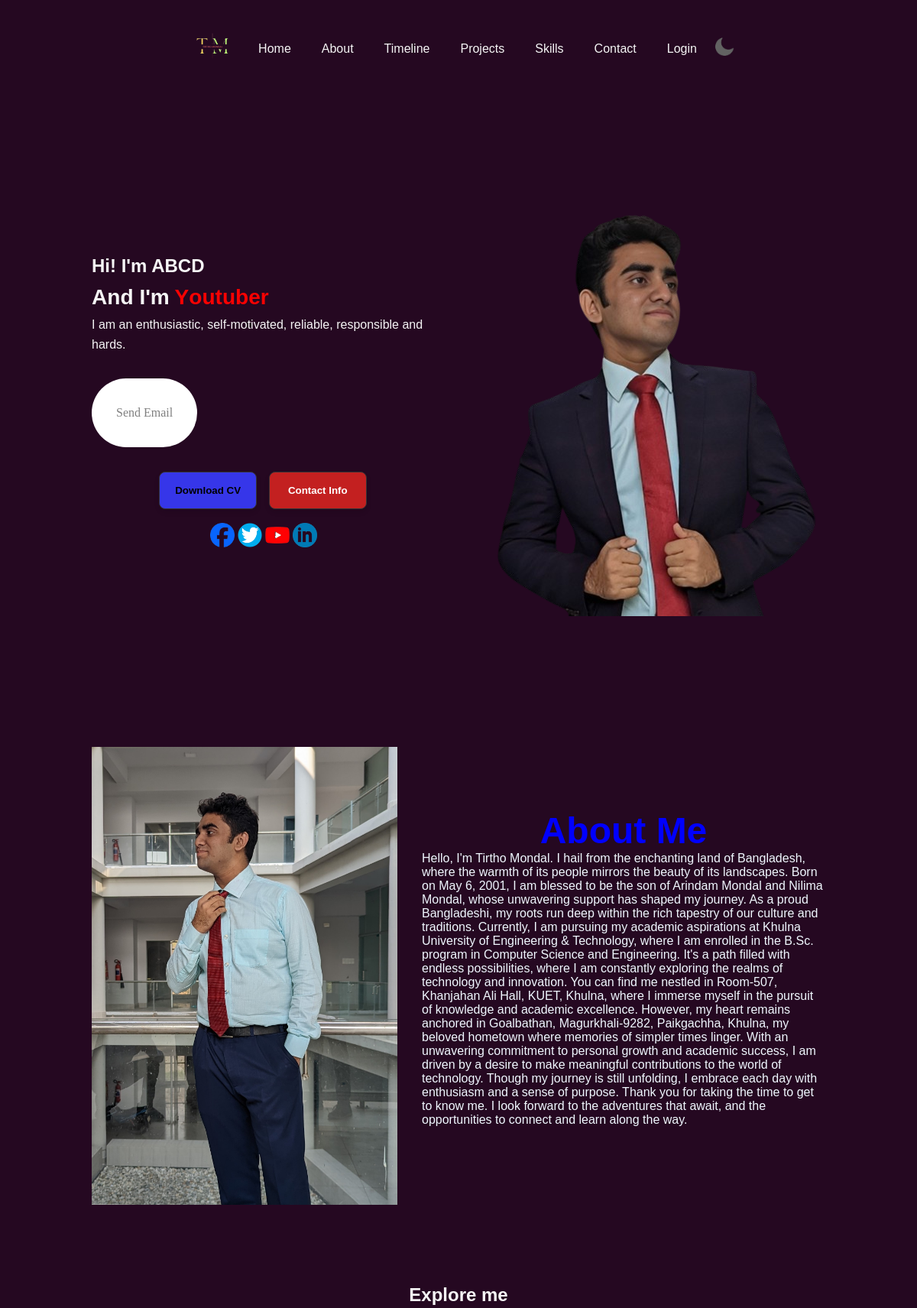
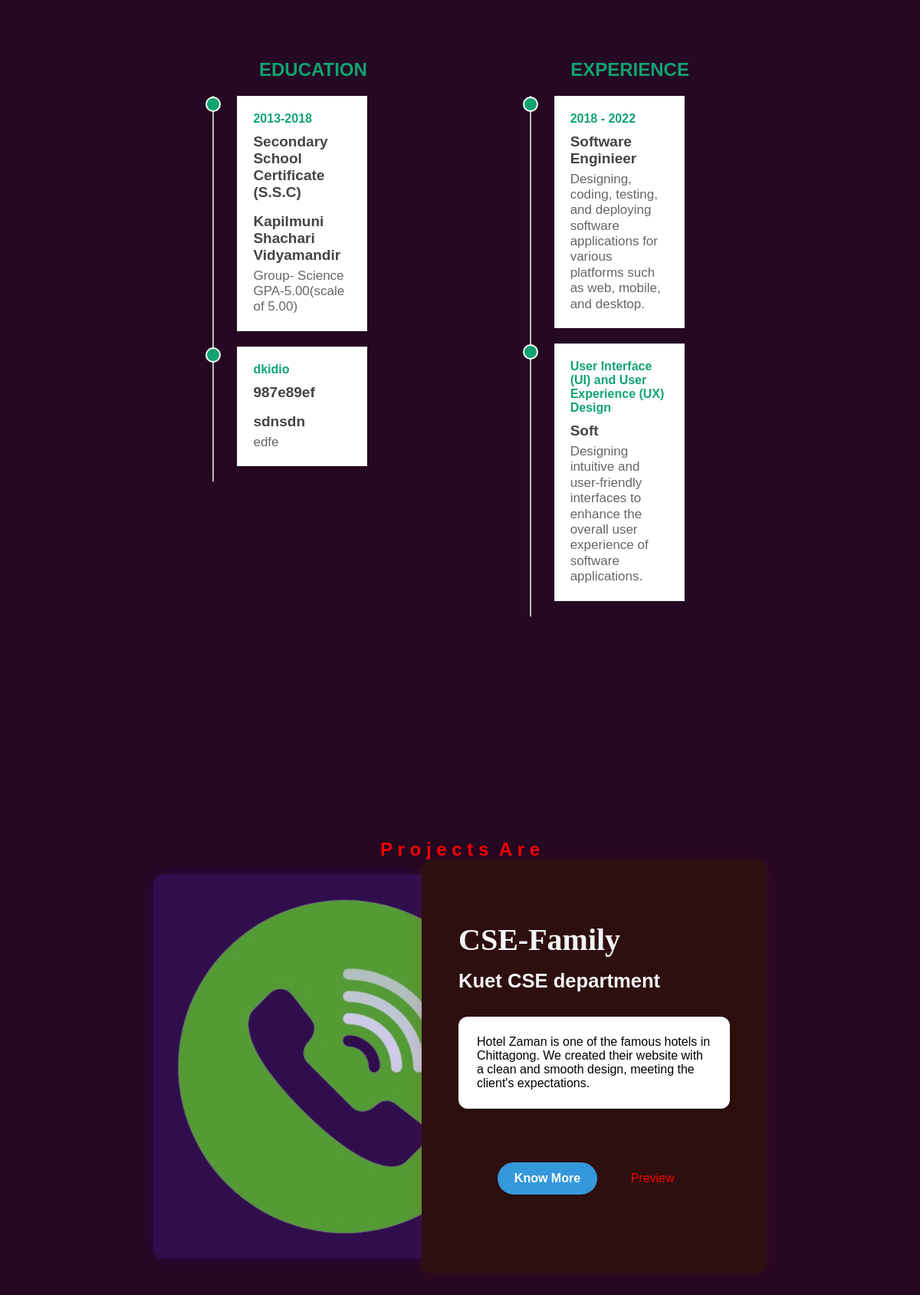
The page / (upper part) on the database its author committed (2 pictures, top to bottom).
### tables this page shows
CREATE TABLE `about` (
  `id` int(11) NOT NULL,
  `name` varchar(255) NOT NULL,
  `description` varchar(5000) NOT NULL,
  `image` varchar(255) NOT NULL,
  `link` varchar(255) NOT NULL
);

CREATE TABLE `social_media_profiles` (
  `id` int(11) NOT NULL,
  `platform` varchar(50) NOT NULL,
  `img` varchar(255) NOT NULL,
  `alt` varchar(255) NOT NULL,
  `link` varchar(255) NOT NULL
);

CREATE TABLE `about_me_content` (
  `id` int(11) NOT NULL,
  `image_path` varchar(255) NOT NULL,
  `about_content` text NOT NULL
);

CREATE TABLE `education` (
  `id` int(11) NOT NULL,
  `date_range` varchar(100) DEFAULT NULL,
  `institution` varchar(100) DEFAULT NULL,
  `degree` varchar(100) DEFAULT NULL,
  `details` varchar(255) DEFAULT NULL
);

CREATE TABLE `experience` (
  `id` int(11) NOT NULL,
  `date_range` varchar(100) DEFAULT NULL,
  `position` varchar(100) DEFAULT NULL,
  `description` text DEFAULT NULL
);

CREATE TABLE `projects` (
  `id` int(11) NOT NULL,
  `img_src` varchar(255) NOT NULL,
  `title` varchar(255) NOT NULL,
  `sub_title` varchar(255) NOT NULL,
  `desc` text NOT NULL,
  `github_link` varchar(255) NOT NULL
);

### index.php (the view, shortened to what this page needs)
<?php
   include("About/config.php");
   $res=mysqli_query($db,'select* from about where id=1');
   $row=mysqli_fetch_array($res);
?>
<!DOCTYPE html>
<html lang="en">
<head>
    <link rel="stylesheet" href="style.css">
</head>
<body>
    <header>
        <div class="logo">
            <span><a href="#home"><img src="img/img/logo.png" height="80" width="80" alt=""></a></span>
        </div>
        <ul class=" navlist">
            <li><a href="#home">Home</a></li>
            <li><a href="#about">About</a></li>
            <li><a href="#timeline">Timeline</a></li>
            <li><a href="#projects">Projects</a></li>
            <li><a href="#skills">Skills</a></li>
            <li><a href="#contact">Contact</a></li>
            <li><a href="login/index.php">Login</a></li>
        </ul>
        <div>
            <img src="img/moon.png" id ="icon">
        </div>
    </header>
<?php
    $email = "tirthomondal.2001@gmail.com";
?>
<section id="home" class="home">
    <div class="home-content">
        <h1>
            Hi! I'm <?php echo $row['name']; ?>
        </h1>
        <div class="change-text">
            <h3>And I'm</h3>
            <h3>
                <span class="word">Student</span>
                <span class="word">Youtuber</span>
            </h3>
        </div>
        <p>
            <?php echo $row['description']; ?>
        </p>
        <div class="info-box">
            <div class="mailto">
                <a href="mailto:<?php echo $email; ?>">Send Email</a>
            </div>
        </div>
        <div class="center-container">
            <div class="btn__container">
                <button class="btn btn-color-2" onclick="window.open('<?php echo $row['link'];?>')">Download CV</button>
                <button class="btn btn-color-1" onclick="location.href='./#contact'">Contact Info</button>
            </div>
        </div>
        <div id="socials-container">
        <?php
$social = "SELECT * FROM social_media_profiles";
$res = mysqli_query($db, $social);
if (mysqli_num_rows($res) > 0) {
    echo "<table>";
    while ($row = mysqli_fetch_assoc($res)) {
        echo "<th>";
        echo "<td><img src='About/" . $row['img'] . "' alt='" . $row['alt'] . "' class='icon' onclick=\"window.open('" . $row['link'] . "')\" /></td>";
        echo "</th>";
    }
    echo "</table>";
}
?>
        </div>
    </div>
    <div class="home-image">
        <div class="img-box">
        <?php
   $res=mysqli_query($db,'select* from about where id=1');
   $row=mysqli_fetch_array($res);?>
            <img src="<?php echo 'About/'.$row['image']; ?>" width="445" height="561" alt="">
        </div>
    </div>
</section>
<?php
    $query = "SELECT * FROM about_me_content";
    $result = mysqli_query($db, $query);
    if(mysqli_num_rows($result) > 0) {
        $row = mysqli_fetch_assoc($result);
        $image_path = $row['image_path'];
        $about_content = $row['about_content'];
    } else {
        $image_path = "default.jpg";
        $about_content = "No content available.";
    }
?>
<section id="about" class="about">
    <div class="img-about">
        <img src="<?php echo'About/uploads/'. $image_path; ?>" alt="">
    </div>
    <div class="about-content">
        <h2 align="center" style="color: blue;">About Me</h2>
        <p><?php echo $about_content; ?></p>
    </div>
</section>
<?php
$eduQuery = mysqli_query($db, "SELECT * FROM education");
$education = mysqli_fetch_all($eduQuery, MYSQLI_ASSOC);
$expQuery = mysqli_query($db, "SELECT * FROM experience");
$experience = mysqli_fetch_all($expQuery, MYSQLI_ASSOC);
?>
<section id="timeline" class="timeline">
    <div class="my-timeline">
        <p><h1 align="center">Explore me</h1></p>
    </div>
    <div class="container">
        <main class="row">
            <section class="col">
                <header class="title">
                    <h2>EDUCATION</h2>
                </header>
                <div class="contents">
                    <?php foreach ($education as $edu): ?>
                    <div class="box">
                        <h4><?php echo $edu['date_range']; ?></h4>
                        <h3><?php echo $edu['degree']; ?></h3>
                        <h3><?php echo $edu['institution']; ?></h3>
                        <p><?php echo $edu['details']; ?></p>
                    </div>
                    <?php endforeach; ?>
                </div>
            </section>
            <section class="col">
                <header class="title">
                    <h2>EXPERIENCE</h2>
                </header>
                <div class="contents">
                    <?php foreach ($experience as $exp): ?>
                    <div class="box">
                        <h4><?php echo $exp['date_range']; ?></h4>
                        <h3><?php echo $exp['position']; ?></h3>
                        <p><?php echo $exp['description']; ?></p>
                    </div>
                    <?php endforeach; ?>
                </div>
            </section>
        </main>
    </div>
</section>
<?php
$proj = "SELECT * FROM projects";
$result = mysqli_query($db, $proj);
$html_output = '';
if ($result) {
    if (mysqli_num_rows($result) > 0) {
        while ($row = mysqli_fetch_assoc($result)) {
            $html_output .= '
            <div class="item">
                <div class="left">
                    <div class="img">
                        <img src="About/' . $row["img_src"] . '" width="500" height="500" alt="project image">
                    </div>
                </div>
                <div class="right">
                    <h2 class="project-title">' . $row["title"] . '</h2>
                    <h3 class="project-sub-title">' . $row["sub_title"] . '</h3>
                    <p class="project-desc">' . $row["desc"] . '</p>
                    <div class="btn-container-load">
                        <div class="tablecontainer">
                            <table>
                                <tr>
                                    <td class="button-cell">
                                        <button class="charming-btn" onclick="window.open(\'' . $row["github_link"] . '\')">Know More</button>
                                    </td>
                                    <td class="preview-cell">
                                        <a href="#" class="primary-btn outline external-link">
                                            <span>Preview</span>
                                        </a>
                                    </td>
                                </tr>
                            </table>
                        </div>
                    </div>
                </div>
            </div>';
        }
    } else {
        $html_output = "No projects found.";
    }
} else {
    $html_output = "Error fetching projects: " . mysqli_error($db);
}
echo '
<section id="projects" class ="projects">
    <div class="projectcontainer">
        <div class="containerprojecthead">
            <h2 class="project-heding">
                <span>P</span>
                <span>r</span>
                <span>o</span>
                <span>j</span>
                <span>e</span>
                <span>c</span>
                <span>t</span>
                <span>s</span>
                <span> </span>
                <span>A</span>
                <span>r</span>
                <span>e</span>
            </h2>
        </div>
        <div class="all-items">
            ' . $html_output . '
        </div>
    </div>
</section>';
?>
<!DOCTYPE html>
<html>
<head>
</head>
<body>
</body>
</html>
</body>
</html>

### rows shown on the page
about: name "ABCD", description "I am an enthusiastic, self-motivated, reliable, responsible and hards.", image (picture)
social_media_profiles: img (picture)
social_media_profiles: img (picture)
social_media_profiles: img (picture)
social_media_profiles: img+link (picture)
about_me_content: image_path (picture), about_content "Hello, I'm Tirtho Mondal. I hail from the enchanting land of Bangladesh, where the warmth of its people mirrors the beauty of its landscapes. Born on May 6, 2001, I am blessed to be the son of Arindam Mondal and Nilima Mondal, whose unwavering support has shaped my journey. As a proud Bangladeshi, my roots run deep within the rich tapestry of our culture and traditions. Currently, I am pursuing my academic aspirations at Khulna University of Engineering & Technology, where I am enrolled in the B.Sc. program in Computer Science and Engineering. It's a path filled with endless possibilities, where I am constantly exploring the realms of technology and innovation. You can find me nestled in…"
education: date_range "2013-2018", degree "Secondary School Certificate (S.S.C)", institution "Kapilmuni Shachari Vidyamandir", details "Group- Science GPA-5.00(scale of 5.00)"
education: date_range "dkidio", degree "987e89ef", institution "sdnsdn", details "edfe"
experience: date_range "2018 - 2022", position "Software Enginieer", description "Designing, coding, testing, and deploying software applications for various platforms such as web, mobile, and desktop."
experience: date_range "User Interface (UI) and User Experience (UX) Design", position "Soft", description "Designing intuitive and user-friendly interfaces to enhance the overall user experience of software applications."
projects: img_src (picture), title "CSE-Family", sub_title "Kuet CSE department", desc "Hotel Zaman is one of the famous hotels in Chittagong. We created their website with a clean and smooth design, meeting the client's expectations."
